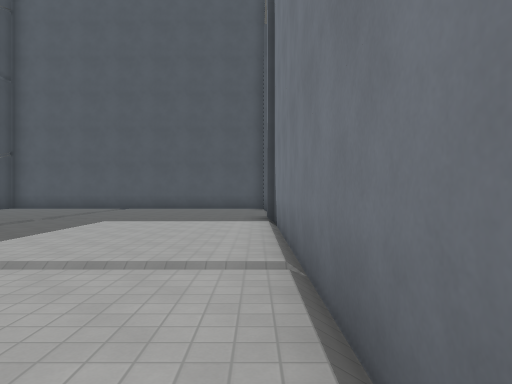
View 1 (above)

24 first-person views from a walk through a level from a Godot 3-D game. The camera is 1.4 m above the floor, looks level and sees 70° across. The floor is counted in squares, 2 m on a side. Each view is taken from the middle of a square. On the plan, view 1 faces up. The plan holds only what a view shows up to about 11 squares ahead; the rest is blank. The place goes on beyond the plan. Surface patterns are stand-ins for the level's own textures.

View 2
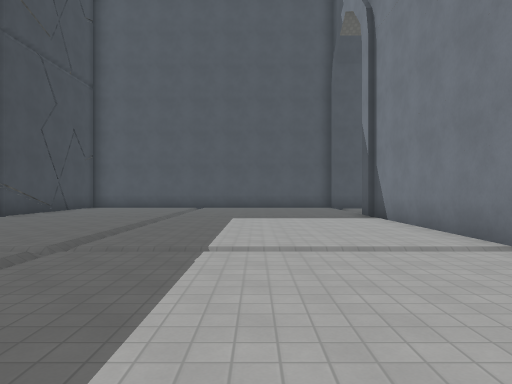

View 3
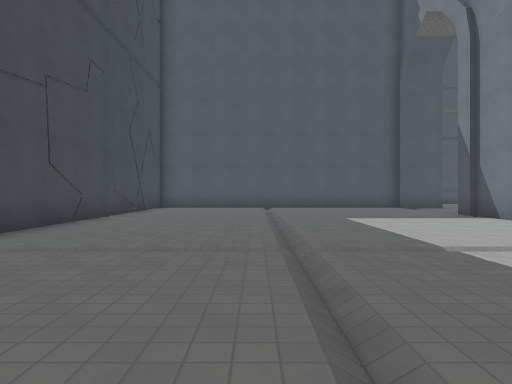

View 4
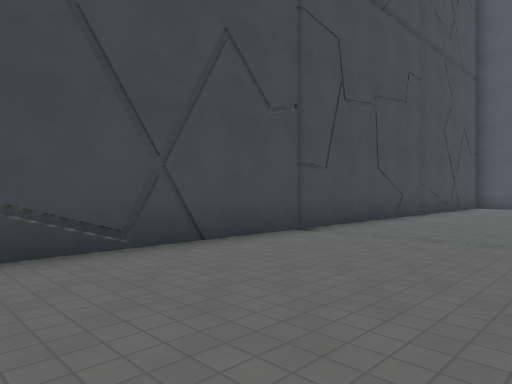

View 5
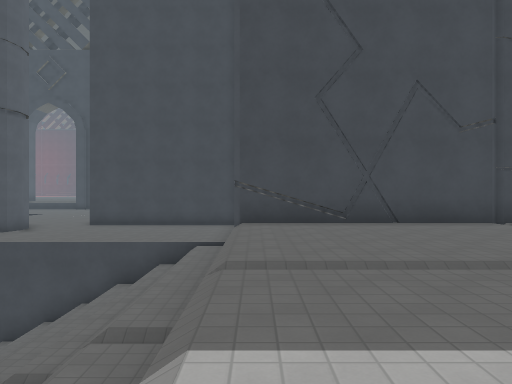

View 6
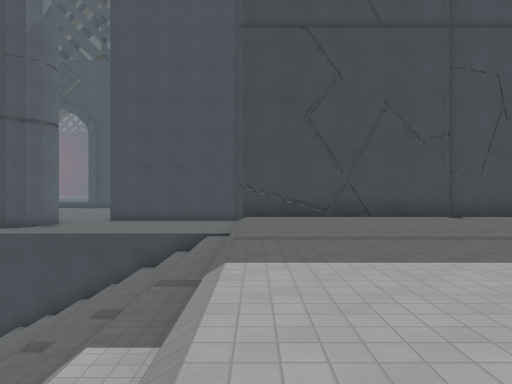

View 7
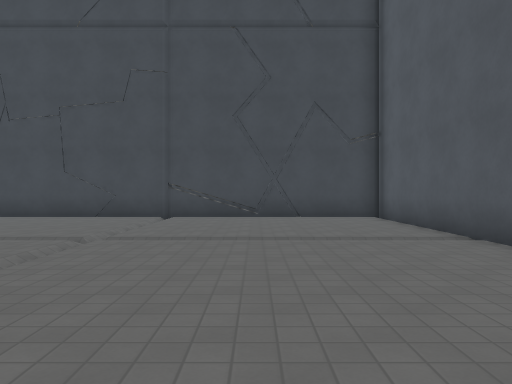

View 8
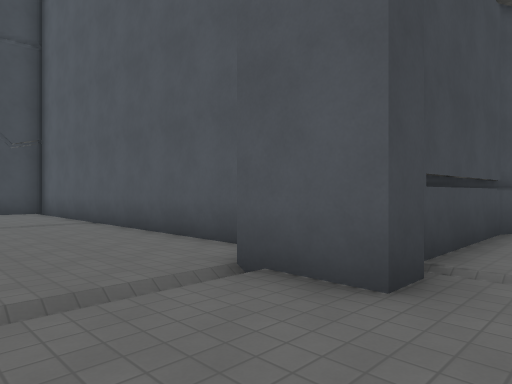

View 9
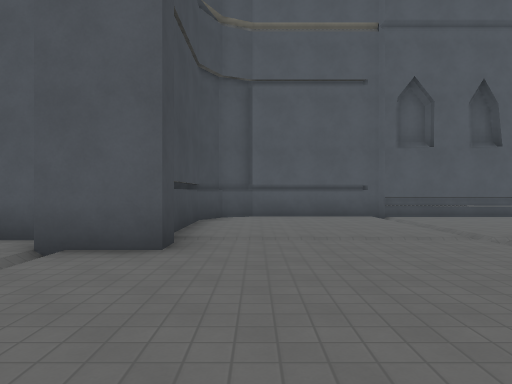

View 10
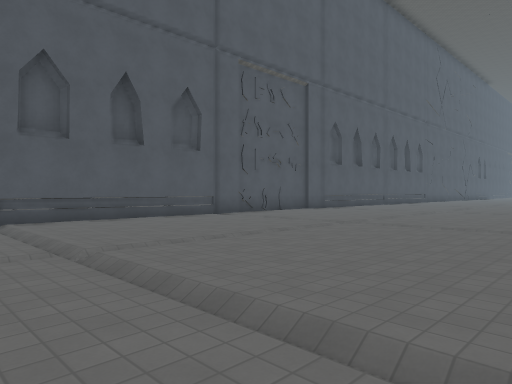

View 11
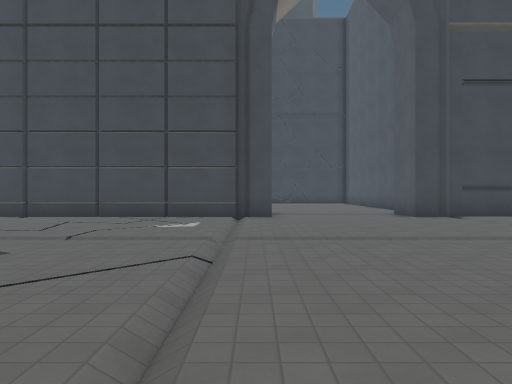

View 12
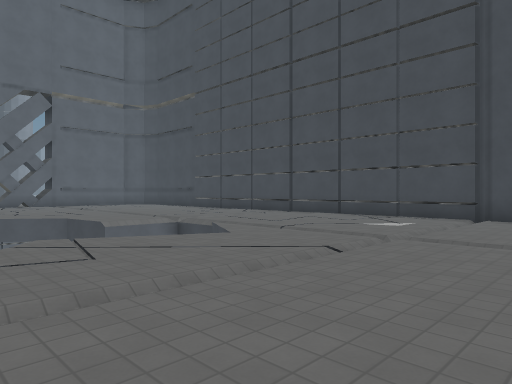

View 13
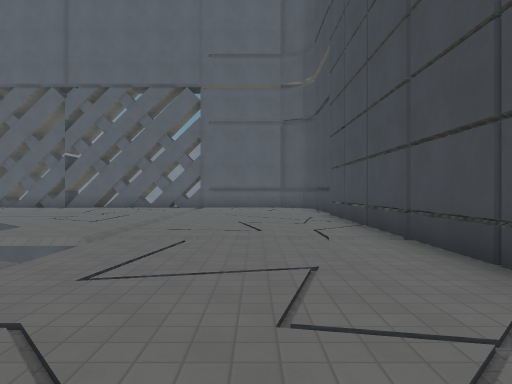

View 14
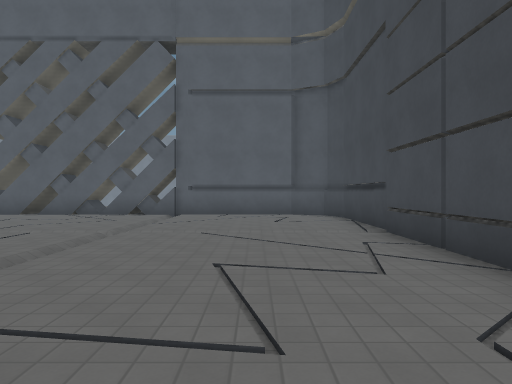

View 15
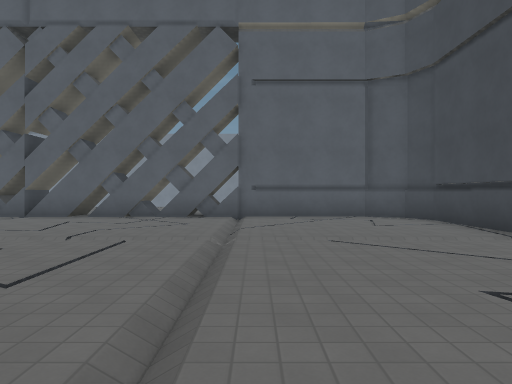

View 16
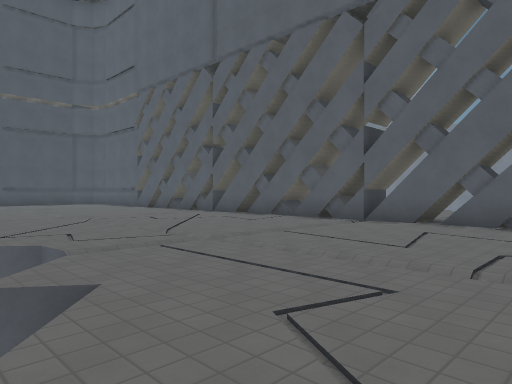

View 17
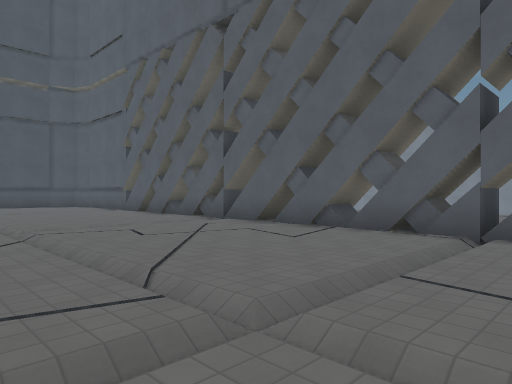

View 18
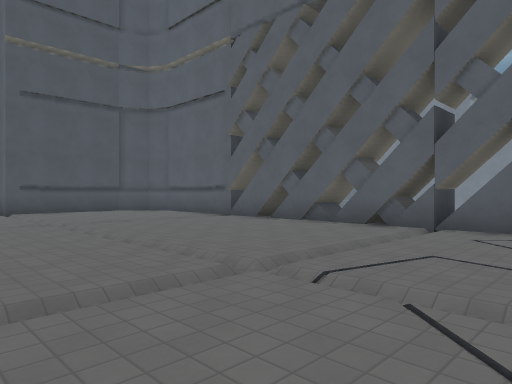

View 19
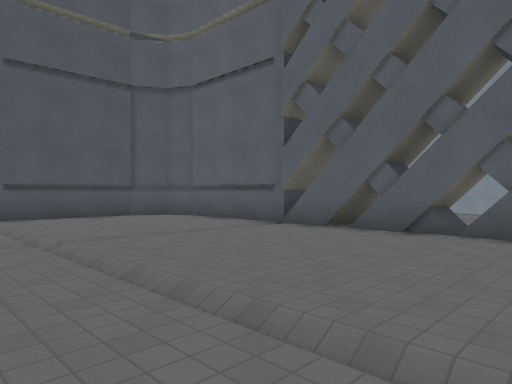

View 20
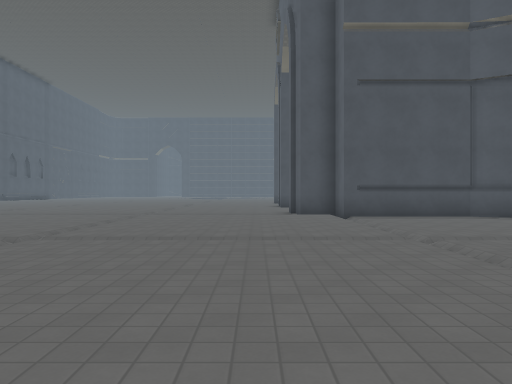

View 21
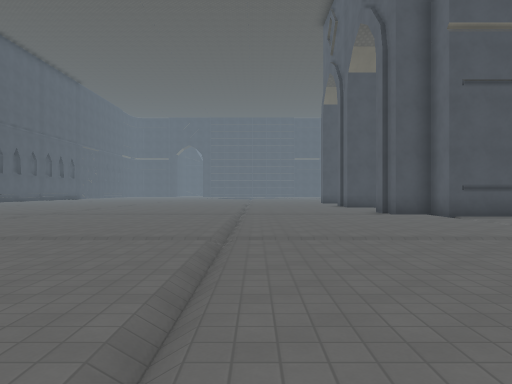

View 22
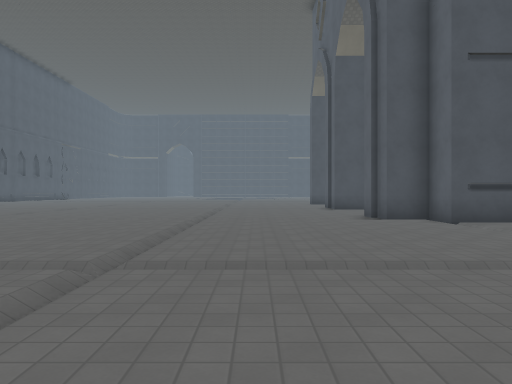

View 23
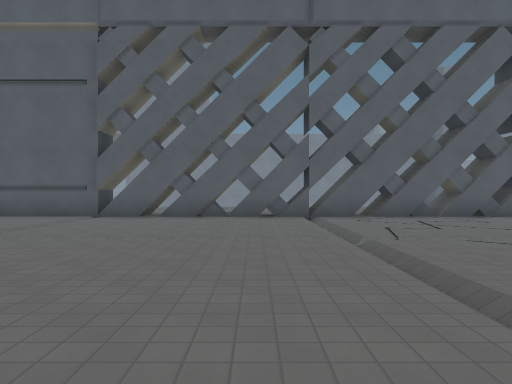

View 24
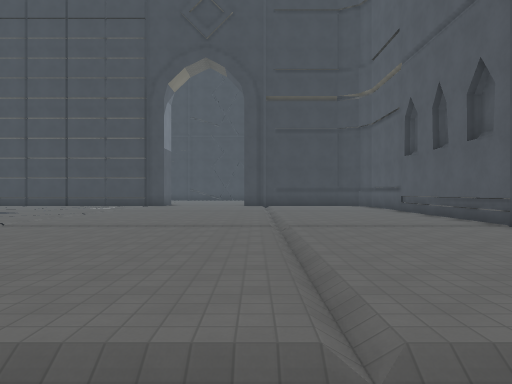

### Floor plan
Key: @ floor where view 1 was taken; # wall or solid block; x gap in a wall; . floor; = window, fence, low wall or low ledge; ^ raised ledge; v drop or lower ground.
Columns run from 13 left of view 1 to 32 right of it. Each row starts with its distance up from view 1.
 21                ###########
 20               ##...........
 19               #..............
 18               #...............
 17               #.................
 16   #############.................
 15   #...........#................. .
 14   #.............................
 13   #.............................
 12   #...........................
 11   #..........................
 10   #...........#............               ..
  9   #...........#...........              ......
  8   #...........#..........              .......
  7   #...........#......v...            .........
  6   #...........#.....v  vv           ..........
  5   #...........#.....v             ............
  4   #...........#.....             .............
  3   #...........#.......v         ..............
  2   #...........#.......v         ..............
  1   #...........#........v       v..............
  0   #......... @#.........vvv...v...............
 -1   #.......... #...............................
 -2   #...........#.............................#
 -3 vvvvvvvvvvv   #............................#
 -4 vvvvvvvvvvv   #............................#
 -5 vvvvvvvvvv    #............................#
 -6 vvvvvvvv      #............................#
 -7 vvvvvv        ##..........................##
 -8 vvvvv          #####=#x##^=#x##^=#x##^#####

Where each view was taken, in squares from view 1:
view 1: 0 up, 0 right, facing up
view 2: 1 down, 3 left, facing up
view 3: 1 down, 6 left, facing up
view 4: 2 down, 6 left, facing up-left
view 5: 2 down, 2 left, facing left
view 6: 2 down, 0 right, facing left
view 7: 12 up, 0 right, facing left
view 8: 12 up, 3 right, facing up-left
view 9: 10 up, 3 right, facing up
view 10: 11 up, 5 right, facing up-right
view 11: 10 up, 12 right, facing left
view 12: 12 up, 12 right, facing down-left
view 13: 9 up, 4 right, facing down
view 14: 4 up, 4 right, facing down
view 15: 3 up, 6 right, facing down
view 16: 1 up, 8 right, facing down-right
view 17: 1 down, 11 right, facing down-right
view 18: 0 up, 16 right, facing down-right
view 19: 1 down, 19 right, facing down-right
view 20: 0 up, 19 right, facing right
view 21: 3 up, 19 right, facing right
view 22: 2 up, 21 right, facing right
view 23: 3 up, 20 right, facing down
view 24: 15 up, 20 right, facing left
